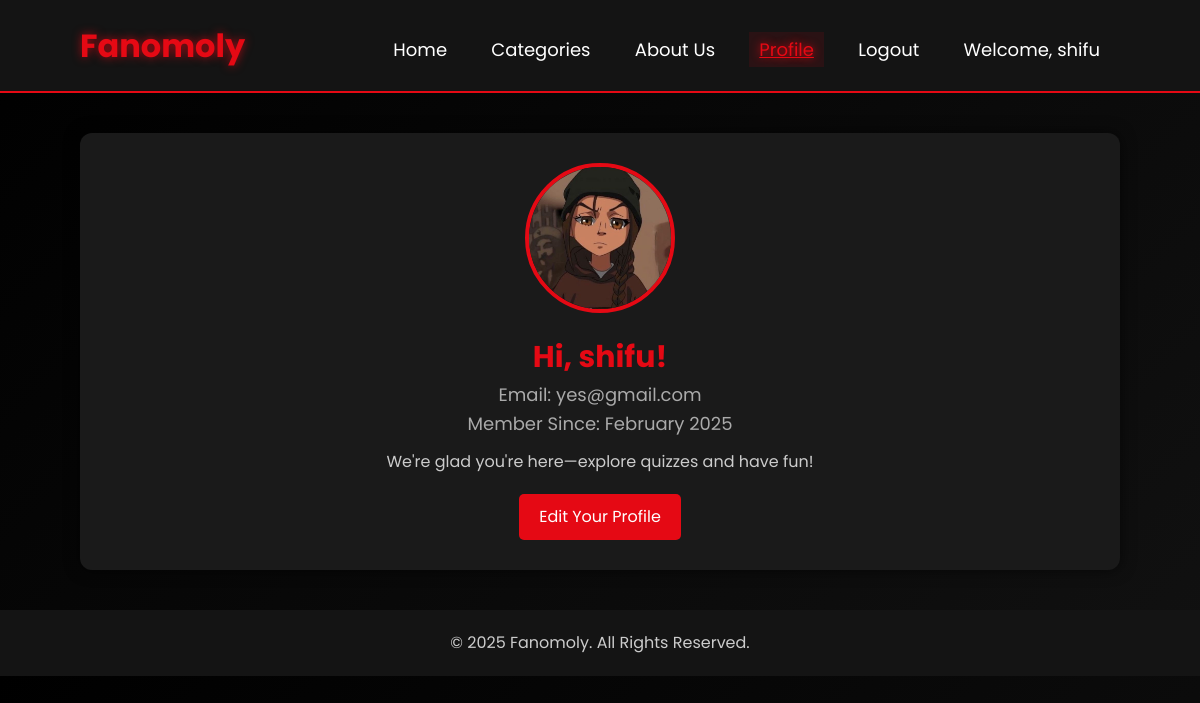
The app's page /profile.php (signed in) with its own data.
### tables this page shows
CREATE TABLE `users` (
  `id` int(11) NOT NULL,
  `username` varchar(255) NOT NULL,
  `email` varchar(255) NOT NULL,
  `password` varchar(255) NOT NULL,
  `created_at` timestamp NOT NULL DEFAULT current_timestamp(),
  `profile_pic` varchar(255) DEFAULT 'default-avatar.png'
);

### profile.php (the view, shortened to what this page needs)
<?php
include('config.php');
$currentUsername = $_SESSION['user'];
$stmt = $conn->prepare("SELECT username, email, profile_pic, created_at FROM users WHERE username = ?");
$stmt->bind_param("s", $currentUsername);
$stmt->execute();
$stmt->bind_result($username, $email, $profile_pic, $created_at);
include('header.php');
?>
<main class="container">
  <div class="profile-container" style="background: #1a1a1a; border-radius: 12px; padding: 30px; box-shadow: 0 0 15px rgba(0,0,0,0.6); margin-top: 40px;">
    <div class="profile-avatar" style="width: 150px; height: 150px; margin: 0 auto 20px; border-radius: 50%; overflow: hidden; border: 4px solid #E50914;">
      <img src="uploads/<?php echo htmlspecialchars($profile_pic); ?>" alt="Profile Picture" style="width: 100%; height: 100%; object-fit: cover;">
    </div>
    <div class="profile-info" style="text-align: center;">
      <h2 style="font-size: 30px; color: #E50914;">Hi, <?php echo htmlspecialchars($username); ?>!</h2>
      <p style="font-size: 18px; color: #aaa;">Email: <?php echo htmlspecialchars($email); ?></p>
      <p style="font-size: 18px; color: #aaa;">Member Since: <?php echo date("F Y", strtotime($created_at)); ?></p>
      <p style="font-size: 16px; color: #ccc; margin-top: 10px;">We're glad you're here—explore quizzes and have fun!</p>
    </div>
    <div style="text-align: center; margin-top: 20px;">
      <a href="edit-profile.php" class="edit-btn" style="display: inline-block; padding: 10px 20px; background: #E50914; color: #fff; text-decoration: none; border-radius: 5px; transition: background 0.3s ease;">Edit Your Profile</a>
    </div>
  </div>
</main>
<?php include('footer.php'); ?>

### netflix.css (style rules this page uses)
* { box-sizing: border-box; margin: 0; padding: 0; }
html { scroll-behavior: smooth; }
body { background: linear-gradient(135deg, #000 0%, #111 100%); color: #fff; font-family: 'Poppins', sans-serif; line-height: 1.6; }
.container { width: 90%; max-width: 1200px; margin: 0 auto; padding: 0 20px; }

### records on screen
users: profile_pic (picture), email "yes@gmail.com", created_at "February 2025"

### other values on screen
$username "shifu"
